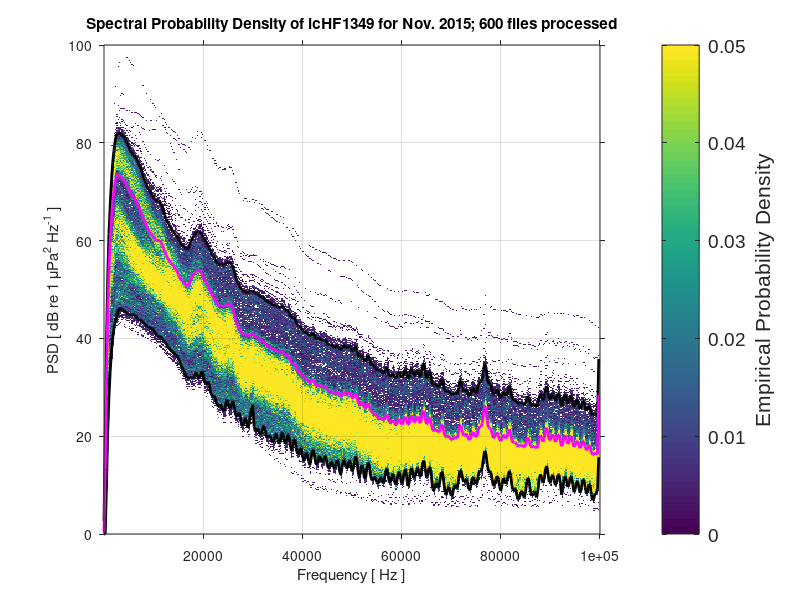

Write the MATLAB code that produced this figure.
function ichf_spd_gen_fft

%------------------------------------------------------------------------------
% hyd.mat contains freq_vector and psd_matrix
%------------------------------------------------------------------------------
load('hyd.mat');

%------------------------------------------------------------------------------
% Get the frequencies we want
%------------------------------------------------------------------------------
len_freq_vector = length(freq_vector);

%------------------------------------------------------------------------------
% Histogram (PDF) bin width
%------------------------------------------------------------------------------
hind = 0.1;

%------------------------------------------------------------------------------
% psd_matrix stores the PSD values. For each FFT file we will store the PSD 
% value from 250Hz to 100000Hz in 250Hz increments. So we have 400 bins of 
% 250Hz size in total (as we top out at 100kHz).
% spda is Log10
%------------------------------------------------------------------------------
spda = psd_matrix;

%------------------------------------------------------------------------------
% Minimum dB level rounded down to nearest 10
%------------------------------------------------------------------------------
%mindB = min(min(spda(spda>-Inf)))
mindB = floor(min(min(spda))/10) * 10
                        
%------------------------------------------------------------------------------
% Maximum dB level rounded up to nearest 10
%------------------------------------------------------------------------------
maxdB = ceil(max(max(spda))/10) * 10

%------------------------------------------------------------------------------
% dB values at which to calculate empirical PDF
%------------------------------------------------------------------------------
dB_vector = mindB:hind:maxdB;

%------------------------------------------------------------------------------
% Compute values
%------------------------------------------------------------------------------
disp('Computation begun.')

%------------------------------------------------------------------------------
% Calculate linear mean
%------------------------------------------------------------------------------
linear_mean = 10 * log10(mean(10.^(spda/10),2));
disp('Linear mean computed')

%------------------------------------------------------------------------------
% Array of percentiles
%------------------------------------------------------------------------------
p = prctile(spda,1:99,2);
disp('Percentiles computed')

%------------------------------------------------------------------------------
% Number of files must match what was in flist.txt
%------------------------------------------------------------------------------
%number_of_files
number_of_files = 600;
size(spda)
size(dB_vector)

%------------------------------------------------------------------------------
% SPD array
%------------------------------------------------------------------------------
d = hist(spda.',dB_vector)/(hind*(number_of_files*5-1));
disp('d computed.')

%-----------------------------------------------------------------------------
% Suppress plotting of empty hist bins
%-----------------------------------------------------------------------------
d(d == 0) = NaN; 

d = [d d(:,length(d(1,:)))];

%freq_vector
%len_freq_vector
disp('size(d)')
size(d)

%------------------------------------------------------------------------------
% Axis array for SPD pcolor plot
%------------------------------------------------------------------------------
[X,Y] = meshgrid([freq_vector;freq_vector(len_freq_vector)]-0.5,dB_vector);  
disp('SPD meshgrid computed.')

%------------------------------------------------------------------------------
% Plot
%------------------------------------------------------------------------------
figure(1)

%------------------------------------------------------------------------------
% SPD
%------------------------------------------------------------------------------
g = pcolor(X,Y,double(d));
set(g,'LineStyle','none')
colorbar

hold on

%------------------------------------------------------------------------------
% Percentiles
%------------------------------------------------------------------------------
plot(freq_vector,p(:,99),'k','linewidth',2)
plot(freq_vector,p(:,1),'k','linewidth',2)
%semilogx(freq_vector,p(:,99),'k','linewidth',2)
%semilogx(freq_vector,p(:,1),'k','linewidth',2)

%------------------------------------------------------------------------------
% Linear mean
%------------------------------------------------------------------------------
plot(freq_vector,linear_mean,'m','linewidth',2)
%semilogx(freq_vector,linear_mean,'m','linewidth',2)

%-----------------------------------------------------------------------------
% Set color axis
%-----------------------------------------------------------------------------
caxis([0 0.05])

%------------------------------------------------------------------------------
% Set graph labels
%------------------------------------------------------------------------------
title(['Spectral Probability Density of icHF1349 for Nov. 2015; ' num2str(number_of_files) ' files processed' ])
xlabel('Frequency [ Hz ]')
ylabel('PSD [ dB re 1 \muPa^2 Hz^-^1 ]')
set(gca,'XScale','linear','TickDir','out','layer','top')
%set(gca,'XScale','log','TickDir','out','layer','top')
set(colorbar,'fontsize',14,'fontname','Arial')
ylabel(colorbar,'Empirical Probability Density')
%ylim([40 130])
ylim([mindB maxdB])
xlim([1 100000])
%xlim([min(freq_vector) max(freq_vector)])
grid

end
